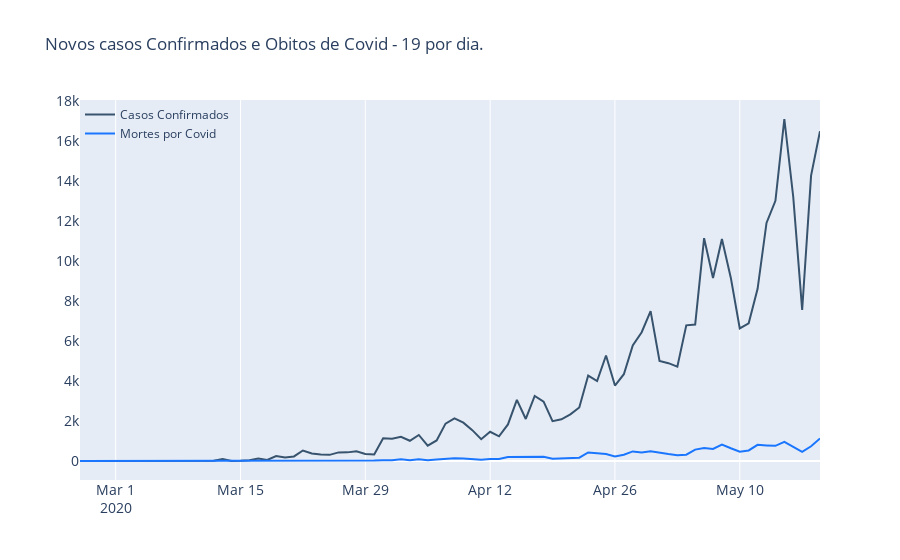

The cell this chart's notebook holds for it:
### Code cell
# Gráfico interativo com a quantidade de casos confirmados por dia e a quantidade de novos obitos

fig = go.Figure()
fig.add_trace(go.Line(
                x=brasil.observationdate, 
                y=brasil.novos_casos,
                name='Casos Confirmados',
                marker_color='rgb(55, 83, 109)'
                ))
fig.add_trace(go.Line(
                x=brasil.observationdate, 
                y=brasil.novas_mortes,
                name='Mortes por Covid',
                marker_color='rgb(26, 118, 255)'
                ))

fig.update_layout(
    title='Novos casos Confirmados e Obitos de Covid - 19 por dia.',
    xaxis_tickfont_size=14,
    yaxis=dict(
        titlefont_size=16,
        tickfont_size=14,
        showgrid=False,
    ),
    legend=dict(
        x=0,
        y=1.0,
        bgcolor='rgba(255, 255, 255, 0)',
        bordercolor='rgba(255, 255, 255, 0)'
))
fig.show()
